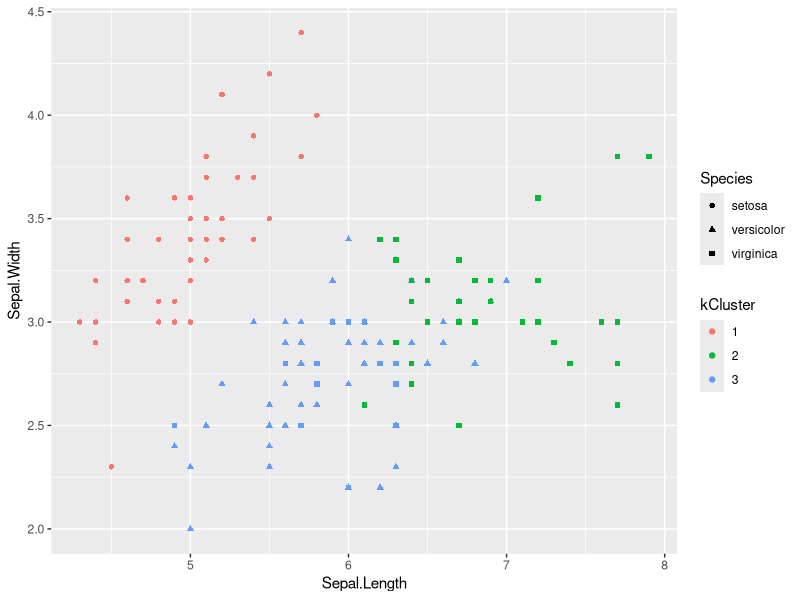

Write the R code that produced this figure.
## ---- chunk 1
data(iris)
require(ggplot2)
kc <- kmeans(iris[, -5], 3)
iris$kCluster <- factor(kc$cluster)
ggplot(iris)+geom_point(aes(x=Sepal.Length, y=Sepal.Width, shape=Species, col=kCluster))
